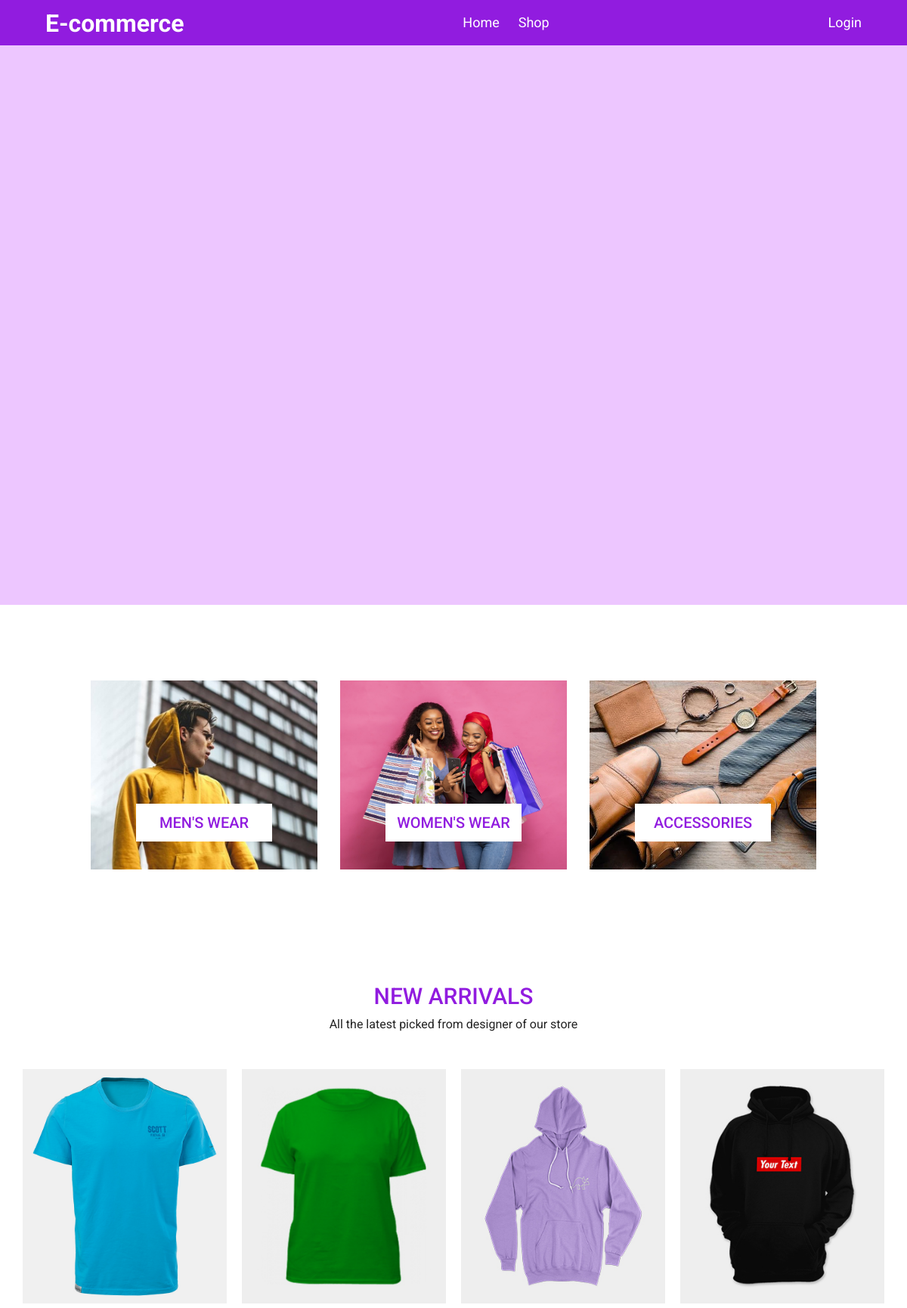
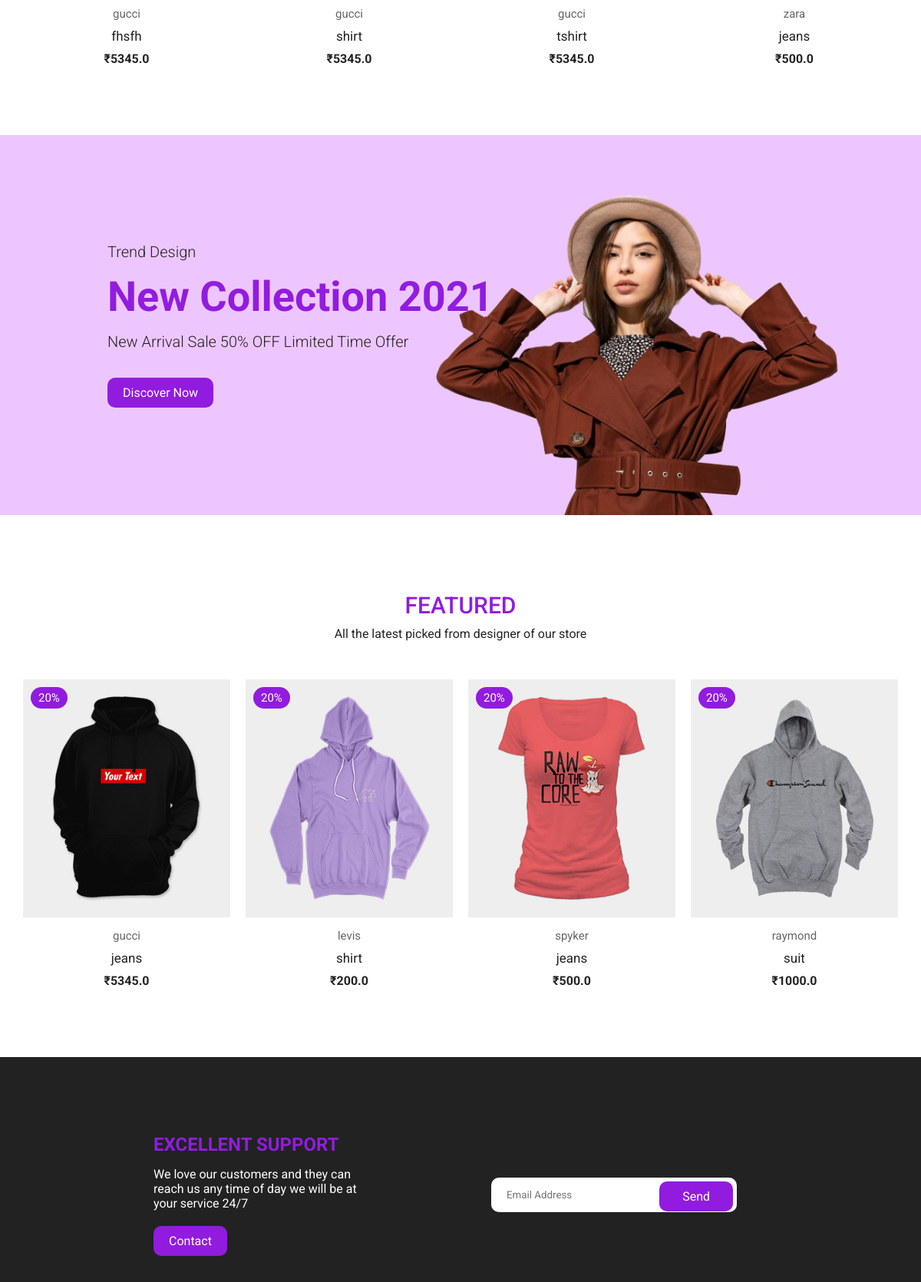
The page / (upper part) on the database its author committed (2 pictures, top to bottom).
### myapp/models.py (models this page shows, shortened)
class ProductModel(models.Model):
    title = models.CharField(max_length=100)
    price = models.FloatField()
    size = models.CharField(max_length=50)
    description = models.TextField()
    brand = models.CharField(max_length=100)
    category = models.CharField(choices=CATEGORY_CHOICES ,max_length=5)
    product_image = models.ImageField(upload_to='productimg')

### myapp/views.py (the view)
# urls.py: 2. Add a URL to urlpatterns:  path('', views.home, name='home')
class home(View):
    def get(self,request):
        NewArrivals = ProductModel.objects.filter(category='N')
        Featured = ProductModel.objects.filter(category='F')
        d = {'newarrivals':NewArrivals,'featured':Featured}
        return render(request,'home.html',d)

### templates/home.html (shortened to what this page needs)
{% load static %}
<!DOCTYPE html>
<html lang="en">
  <head>
    <link
      href="https://unpkg.com/boxicons@2.0.7/css/boxicons.min.css"
      rel="stylesheet"
    />
    <link rel="stylesheet" href="https://cdnjs.cloudflare.com/ajax/libs/font-awesome/6.2.1/css/all.min.css" />
    <link rel="stylesheet" href="https://cdnjs.cloudflare.com/ajax/libs/Glide.js/3.4.1/css/glide.core.css">
    <link rel="stylesheet" href="https://cdnjs.cloudflare.com/ajax/libs/Glide.js/3.4.1/css/glide.theme.css">
    <link rel="stylesheet" href="static/css/styles.css" />
  </head>
  <body>
    <header class="header" id="header">
      <div class="navigation">
        <div class="nav-center container d-flex">
          <a href="/" class="logo"><h1>E-commerce</h1></a>
          <ul class="nav-list d-flex">
            <li class="nav-item">
              <a href="/" class="nav-link">Home</a>
            </li>
            <li class="nav-item">
              <a href="menswear" class="nav-link">Shop</a>
            </li>
          </ul>
          {% if user.is_authenticated %}
            <div class="icons d-flex">
              <li class="nav-item">
                <a href="profile" class="nav-link">Hello! {{request.user | upper}}</a>
              </li>
              <li class="nav-item">
                <a href="order" class="nav-link">Orders</a>
              </li>
              <li class="nav-item">
                <a href="logout" class="nav-link">Logout</a>
              </li>
              <a href="cart" class="icon">
                <i class="bx bx-cart"></i>
                <span class="d-flex">5</span>
              </a>
            </div>
            {% else %}
            <div class="icons d-flex">
              <li class="nav-item">
                <a href="{% url 'login' %}" class="nav-link">Login</a>
              </li>
            </div>
          {% endif %}
        </div>
      </div>
    <div class="hero">
      <div class="glide" id="glide_1">
        <div class="glide__track" data-glide-el="track">
          <ul class="glide__slides">
            <li class="glide__slide">
              <div class="center">
              </div>
            </li>
            <li class="glide__slide">
              <div class="center">
              </div>
            </li>
          </ul>
        </div>
      </div>
    </div>
    </header>
    <section class="section category">
      <div class="cat-center">
        <div class="cat">
          <a href="{% url 'menswear' %}"><img src="static/images/cat1.jpg" alt="" /></a>
          <div>
            <p>MEN'S WEAR</p>
          </div>
        </div>
        <div class="cat">
          <a href="{% url 'womenswear' %}"><img src="static/images/cat3.jpg" alt="" /></a>
          <div>
            <p>WOMEN'S WEAR</p>
          </div>
        </div>
        <div class="cat">
          <a href="{% url 'accessories' %}"><img src="static/images/accessories1.webp" alt="" /></a>
          <div>
            <p>ACCESSORIES</p>
          </div>
        </div>
      </div>
    </section>
    <section id="newarrivals" class="section new-arrival">
      <div class="title">
        <h1>NEW ARRIVALS</h1>
        <p>All the latest picked from designer of our store</p>
      </div>
      <div class="product-center">
        {% for m in newarrivals %}
        <div class="product-item">
          <div class="overlay">
            <a href="productdetails/{{m.id}}" class="product-thumb">
              <img src="{{m.product_image.url}}"/>
            </a>
          </div>
          <div class="product-info">
            <span>{{m.brand}}</span>
            <a href="productdetails/{{m.id}}">{{m.title}}</a>
            <h4>₹{{m.price}}</h4>
          </div>
        </div>
        {% endfor %}
      </div>
    </section>
    <section class="section banner">
      <div class="left">
        <span class="trend">Trend Design</span>
        <h1>New Collection 2021</h1>
        <p>New Arrival <span class="color">Sale 50% OFF</span> Limited Time Offer</p>
        <a href="#" class="btn btn-1">Discover Now</a>
      </div>
      <div class="right">
        <img src="static/images/banner.png" alt="">
      </div>
    </section>
    <section class="section new-arrival">
      <div class="title">
        <h1>Featured</h1>
        <p>All the latest picked from designer of our store</p>
      </div>
      <div class="product-center">
        {% for f in featured %}
          <div class="product-item">
            <div class="overlay">
              <a href="productdetails/{{f.id}}" class="product-thumb">
                <img src="{{f.product_image.url}}" alt="" />
              </a>
              <span class="discount">20%</span>
            </div>
            <div class="product-info">
              <span>{{f.brand}}</span>
              <a href="productdetails/{{f.id}}">{{f.title}}</a>
              <h4>₹{{f.price}}</h4>
            </div>
          </div>
        {% endfor %}
       </div>
    </section>
    <section class="section contact">
      <div class="row">
        <div class="col">
          <h2>EXCELLENT SUPPORT</h2>
          <p>We love our customers and they can reach us any time
          of day we will be at your service 24/7</p>
          <a href="" class="btn btn-1">Contact</a>
        </div>
        <div class="col">
          <form>
            <div>
              <input type="email" placeholder="Email Address">
            <a href="">Send</a>
            </div>
          </form>
        </div>
      </div>
    </section>
  </body>
</html>

### rows shown on the page
ProductModel: product_image (picture), brand "gucci", title "fhsfh", price "5345.0"
ProductModel: product_image (picture), brand "gucci", title "shirt", price "5345.0"
ProductModel: product_image (picture), brand "gucci", title "tshirt", price "5345.0"
ProductModel: product_image (picture), brand "zara", title "jeans", price "500.0"
ProductModel: product_image (picture), brand "gucci", title "jeans", price "5345.0"
ProductModel: product_image (picture), brand "levis", title "shirt", price "200.0"
ProductModel: product_image (picture), brand "spyker", title "jeans", price "500.0"
ProductModel: product_image (picture), brand "raymond", title "suit", price "1000.0"
